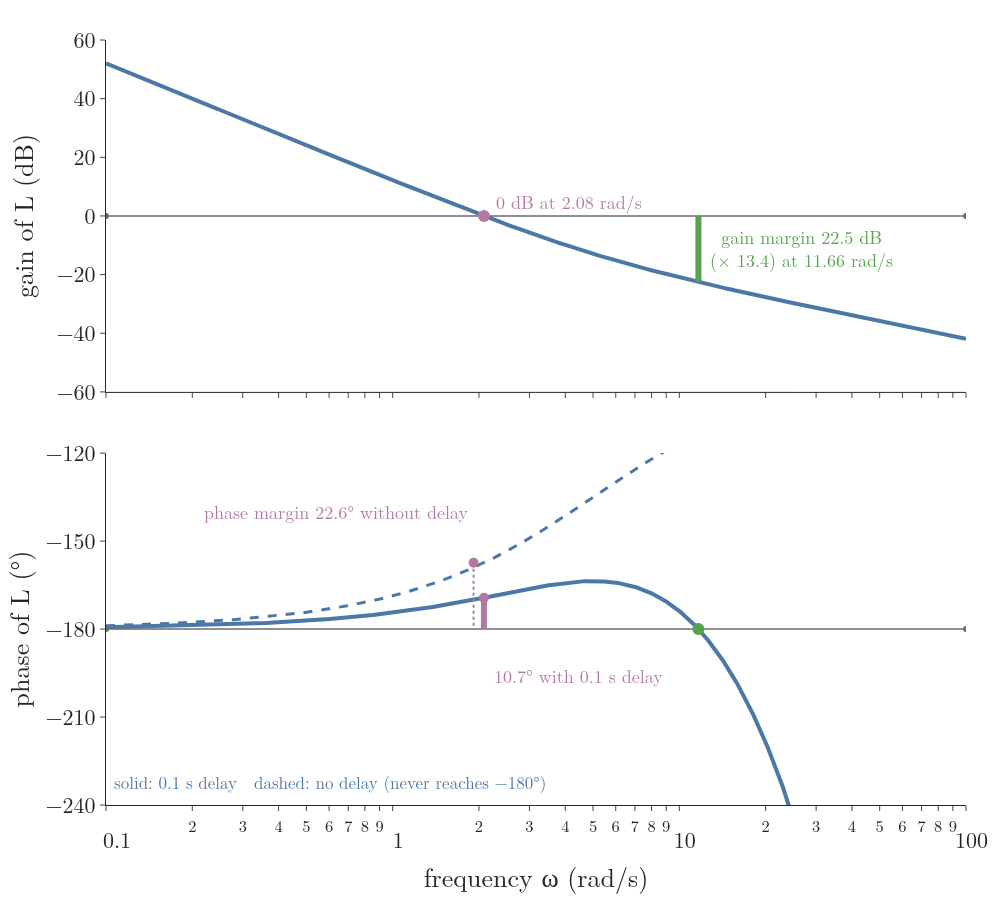

Reproduce this figure in Python.
"""The heading loop's margins on its Bode plot. Solid: L(s) = (0.8 s + 4) e^{-0.1 s}/s^2 (0.1 s delay); dashed: no
delay. Gain crosses 0 dB at 2.08 rad/s for both (a delay does not change the gain). Phase there: -157.4 degrees with no
delay (phase margin 22.6), -169.3 degrees with 0.1 s (10.7). With 0.1 s the phase reaches -180 degrees at 11.66 rad/s,
where the gain is -22.5 dB: gain margin 22.5 dB (13.4). Without delay the phase never reaches -180: no gain margin limit.
Run: python margins_bode.py -> margins_bode.png"""
from pathlib import Path

import numpy as np
import plotly.graph_objects as go
from plotly.subplots import make_subplots
from gifkit import BLUE, FONT, GREEN, GREY, PURPLE, RED
from loopkit import L_head, db, margins

here = Path(__file__).parent
w = np.logspace(-1, 2, 2000)
m0, m1 = margins(L_head), margins(lambda s: L_head(s, 0.1))
assert abs(m0["pm"] - 22.6) < 0.05 and np.isinf(m0["gm"]) and abs(m1["pm"] - 10.7) < 0.05
assert abs(20 * np.log10(m1["gm"]) - 22.5) < 0.05 and abs(m1["wpc"] - 11.66) < 0.005 and abs(m1["wgc"] - 2.08) < 5e-3
ph0 = np.degrees(np.unwrap(np.angle(L_head(1j * w))))
ph1 = np.degrees(np.unwrap(np.angle(L_head(1j * w, 0.1))))
assert abs(np.interp(np.log(m0["wgc"]), np.log(w), ph0) + 157.4) < 0.05

fig = make_subplots(rows=2, cols=1, shared_xaxes=True, vertical_spacing=0.08)
fig.add_trace(go.Scatter(x=w, y=db(L_head(1j * w)), line=dict(color=BLUE, width=4)), 1, 1)
fig.add_trace(go.Scatter(x=w, y=ph0, line=dict(color=BLUE, width=3, dash="dash")), 2, 1)
fig.add_trace(go.Scatter(x=w, y=ph1, line=dict(color=BLUE, width=4)), 2, 1)
for r, y in [(1, 0), (2, -180)]:
    fig.add_trace(go.Scatter(x=[w[0], w[-1]], y=[y, y], line=dict(color=GREY, width=1.5)), r, 1)
wg, wp = m1["wgc"], m1["wpc"]
fig.add_trace(go.Scatter(x=[wg * 0.92] * 2, y=[-157.4, -180], mode="lines", line=dict(color=PURPLE, width=2,
                                                                                        dash="dot")), 2, 1)
fig.add_trace(go.Scatter(x=[wg, wg], y=[-169.3, -180], mode="lines", line=dict(color=PURPLE, width=6)), 2, 1)
fig.add_trace(go.Scatter(x=[wg, wg * 0.92], y=[-169.3, -157.4], mode="markers", marker=dict(size=10, color=PURPLE)),
              2, 1)
fig.add_trace(go.Scatter(x=[wp, wp], y=[-22.5, 0], mode="lines", line=dict(color=GREEN, width=6)), 1, 1)
fig.add_trace(go.Scatter(x=[wp], y=[-180], mode="markers", marker=dict(size=12, color=GREEN)), 2, 1)
fig.add_trace(go.Scatter(x=[wg], y=[0], mode="markers", marker=dict(size=12, color=PURPLE)), 1, 1)
fig.add_annotation(x=np.log10(wp), y=-11, text="gain margin 22.5 dB<br>(× 13.4) at 11.66 rad/s", showarrow=False,
                   xanchor="left", xshift=10, font=dict(color=GREEN, size=18), row=1, col=1)
fig.add_annotation(x=np.log10(wg), y=-196, text="10.7° with 0.1 s delay", showarrow=False,
                   xanchor="left", xshift=8, font=dict(color=PURPLE, size=18), row=2, col=1)
fig.add_annotation(x=np.log10(wg), y=-140, text="phase margin 22.6° without delay", showarrow=False, xanchor="right", xshift=-14,
                   font=dict(color=PURPLE, size=18), row=2, col=1)
fig.add_annotation(x=np.log10(wg), y=0, text="0 dB at 2.08 rad/s", showarrow=False, xanchor="left", xshift=10,
                   yshift=14, font=dict(color=PURPLE, size=18), row=1, col=1)
fig.add_annotation(x=-0.98, y=-232, text="solid: 0.1 s delay   dashed: no delay (never reaches −180°)",
                   showarrow=False, xanchor="left", font=dict(color=BLUE, size=17), row=2, col=1)
fig.update_xaxes(type="log", range=[-1, 2], row=1, col=1)
fig.update_xaxes(type="log", range=[-1, 2], title="frequency ω (rad/s)", row=2, col=1)
fig.update_yaxes(title="gain of L (dB)", range=[-60, 60], row=1, col=1)
fig.update_yaxes(title="phase of L (°)", range=[-240, -120], dtick=30, row=2, col=1)
fig.update_layout(template="simple_white", font=FONT, width=1000, height=900, showlegend=False,
                  margin=dict(l=100, r=30, t=40, b=80))
fig.write_image(here / "margins_bode.png")
